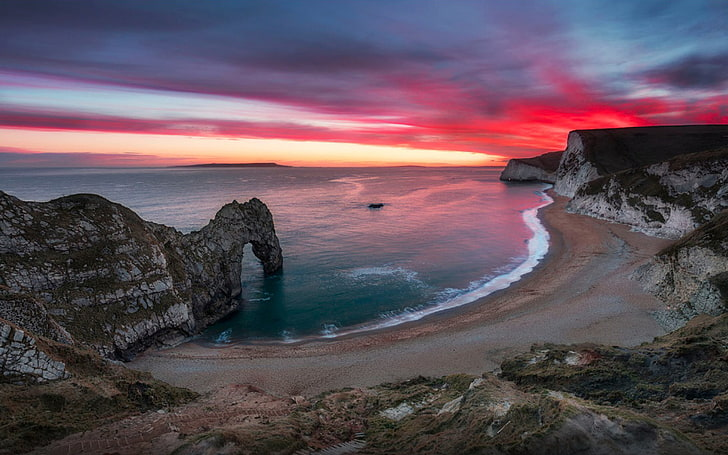
#> input picture opencv/Photos/manzara.jpg, 728 x 455 px
$ python BlurringTechniques.py
#> lines starting #> are read from the running program, lines starting #| are printed output that depends on the picture
#BLURRING
import cv2 as cv

img = cv.imread('Photos/manzara.jpg')
#> img is the input picture: shape (455, 728, 3); mean B, G, R 93.2, 82.1, 97
cv.imshow('Manzara', img)

#Averaging-Ortalama Bulanıklık;cv.blur() fonku kullanılarak görüntüye ortalama bulanıklık uygulanır
average = cv.blur(img, (7,7))
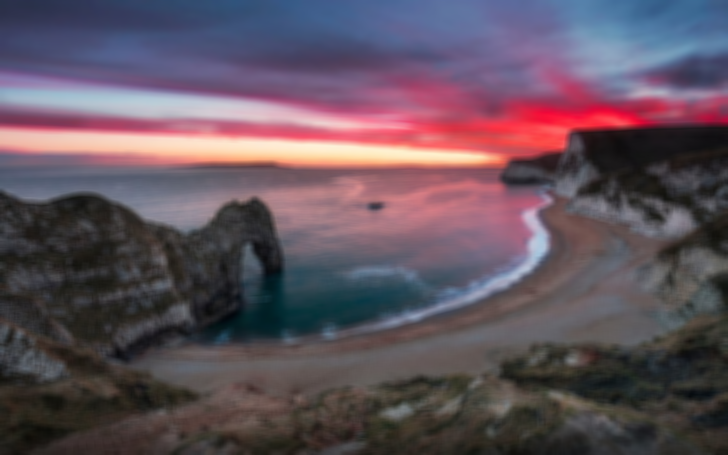
#> average: shape (455, 728, 3); mean B, G, R 93.2, 82.1, 97.1
cv.imshow('Average Blur', average)

#Gaussian Blur-Gaussian Bulanıklık; cv.GaussianBlur() fonku kullanılarak görüntüye Gauss (normal) dağılımını kullanarak bulanıklık uygulanır.
gauss = cv.GaussianBlur(img, (7,7), 0)
cv.imshow('Gaussian Blur', gauss)

#Median Blur-Medyan Bulanıklığı;cv.medianBlur() fonku ile görüntüye medyan bulanıklığı uygulanır.
#Bu, bir pikselin değerinin, etrafındaki bir bölgedeki diğer piksellerin medyanı ile değiştirilmesiyle gerçekleştirilir.
median = cv.medianBlur(img, 3)
cv.imshow('Median Blur', median)

#Bilateral-Bilateral Filtreleme;cv.bilateralFilter() fonku ile görüntüye bilateral filtre uygulanır.Netlik korunurken gürültü azaltılır.
bilateral = cv.bilateralFilter(img, 10,35,25)
cv.imshow('Bilateral', bilateral)


cv.waitKey(0)

$ run again, with opencv/Photos/cate.jpg copied over opencv/Photos/manzara.jpg
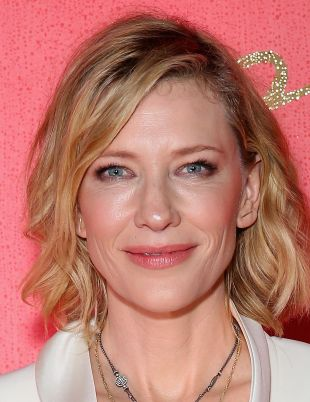
#> input picture opencv/Photos/cate.jpg, 310 x 402 px
#> img is the input picture: shape (402, 310, 3); mean B, G, R 108.5, 119.7, 187.9
#> `average = cv.blur(img, (7,7))`:
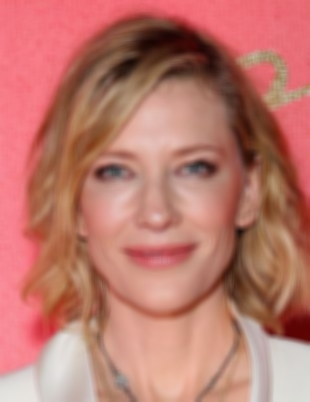
#> average: shape (402, 310, 3); mean B, G, R 108.5, 119.7, 187.9

$ run again, with opencv/Photos/indir.jpg copied over opencv/Photos/manzara.jpg
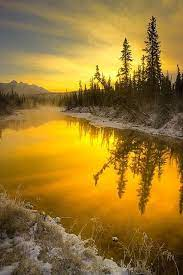
#> input picture opencv/Photos/indir.jpg, 183 x 275 px
#> img is the input picture: shape (275, 183, 3); mean B, G, R 46.1, 119.9, 154.6
#> `average = cv.blur(img, (7,7))`:
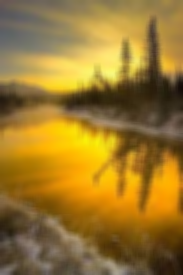
#> average: shape (275, 183, 3); mean B, G, R 46.1, 120, 154.6
#> `median = cv.medianBlur(img, 3)`:
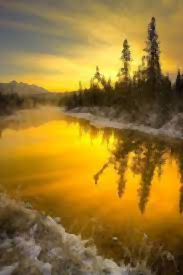
#> median: shape (275, 183, 3); mean B, G, R 45.5, 119.9, 154.6
